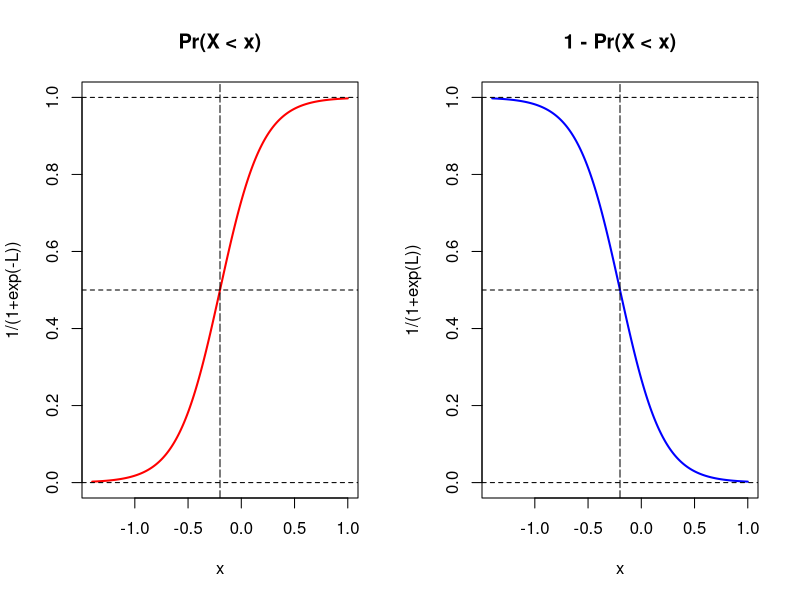

The R source for this figure:
## linear form in x
b0 <- 1   # Play with different parameters to see their effects on the Probs
# b0 <- 0
b1 <- 5

x <- seq((-6-b0)/b1,(6-b0)/b1,length.out=200)  # Adjusted scale to b0 and b1
#x <- seq((-40-b0),(40-b0),length.out=200)  # Adjusted scale to b0 and b1
L <- b0+b1*x

## Different forms for p and (1-p)
## Probs of first category
p1 <- 1/(1+exp(-L))
p2 <- exp(L)/(1+exp(L))

## Probs of second category
np1 <- 1/(1+exp(L))
np2 <- exp(-L)/(1+exp(-L))

## Logistic curve turning point
medX <- -b0/b1

## Plot for different functional forms
layout(matrix(1:2,nrow=1,ncol=2))
  ## Prob(Success)
  plot(x,p1,ylab="1/(1+exp(-L))",ylim=c(0,1),type="l", lwd=2, col="red",main="Pr(X < x)")
  abline(h=c(0,0.5,1),lty=2); abline(v=medX,lty=5)
  ## Prob(Failure)
  plot(x,np1,ylab="1/(1+exp(L))",ylim=c(0,1),type="l", lwd=2,col="blue", main="1 - Pr(X < x)")
  abline(h=c(0,0.5,1),lty=2); abline(v=medX,lty=5)
layout(matrix(1,nrow=1,ncol=1))
## Check equality of logit against L
all.equal(L,log(p1/np1))
